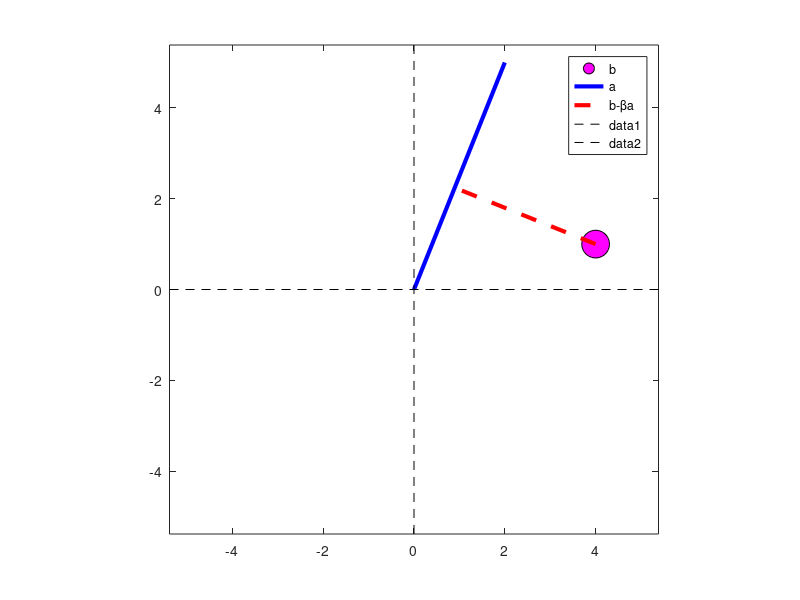
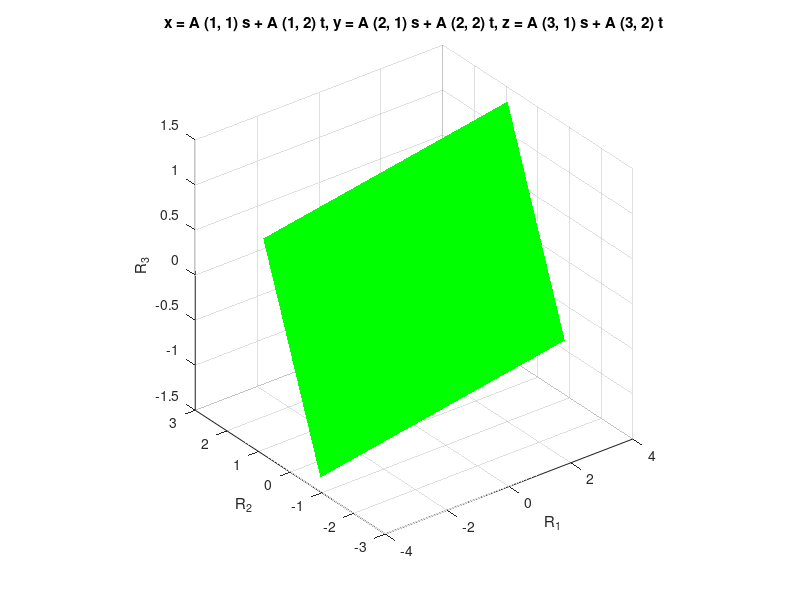

MATLAB code for these plots, in order: (Note: this script raises an error after producing the figures.)
%%
%     COURSE: Linear algebra: theory and implementation
%    SECTION: Projections and orthogonalization
%      VIDEO: Projections in R^2
% Instructor: sincxpress.com
% Course url: https://www.udemy.com/course/linear-algebra-theory-and-implementation/?couponCode=202110
% 
%%

% point b
b = [ 4 1 ]';

% line a
a = [ 2 5 ]';

% beta
beta = (a'*b) / (a'*a);

% draw!
figure(1), clf
plot(b(1),b(2),'ko','markerfacecolor','m','markersize',20)
hold on
plot([0 a(1)],[0 a(2)],'b','linew',3)

% now plot projection line
plot([b(1) beta*a(1)],[b(2) beta*a(2)],'r--','linew',3)

legend({'b';'a';'b-\betaa'})
axis([-1 1 -1 1]*max([norm(a) norm(b)]))
plot(get(gca,'xlim'),[0 0],'k--')
plot([0 0],get(gca,'xlim'),'k--')
axis square


%%
%     COURSE: Linear algebra: theory and implementation
%    SECTION: Projections and orthogonalization
%      VIDEO: Projections in R^N
% Instructor: sincxpress.com
% 
%%


% goal here is to solve Ax=b for x

% sizes
m = 16;
n = 10;

% vector b
b = randn(m,1);

% matrix A
A = randn(m,n);

% solution using explicit inverse
x1 = inv(A'*A) * (A'*b);

% preferred solution
x2 = (A'*A) \ (A'*b);

% also possible (version dependent)
x3 = A\b;

%% geometric perspective in R^3

m = 3;
n = 2;

% vector b
b = randn(m,1);

% matrix A
A = randn(m,n);

% solution
x = (A'*A) \ (A'*b);
Ax = A*x;

% draw the plane spanned by A
figure(2), clf
h = ezmesh( @(s,t)A(1,1)*s+A(1,2)*t , @(s,t)A(2,1)*s+A(2,2)*t , @(s,t)A(3,1)*s+A(3,2)*t , [-1 1 -1 1]*norm(x)*2);
set(h,'facecolor','g','cdata',ones(50),'EdgeColor','none')
xlabel('R_1'), ylabel('R_2'), zlabel('R_3')
axis square
grid on, rotate3d on, hold on

h(1) = fplot3( @(t)t*b(1), @(t)t*b(2), @(t)t*b(3) , [-1 1]);
h(2) = fplot3( @(t)t*Ax(1), @(t)t*Ax(2), @(t)t*Ax(3) , [-1 1]);
plot3(Ax(1),Ax(2),Ax(3),'ro','markerfacecolor','r','markersize',12)

set(h,'LineWidth',3)
title('')
legend({'C(A)';'b';'Ax'})

%%
%     COURSE: Linear algebra: theory and implementation
%    SECTION: Projections and orthogonalization
%      VIDEO: QR decomposition
% Instructor: sincxpress.com
% 
%%

%% example from the slides

A = [ 1 0;
      1 0;
      0 1];
  
% "full" QR decomposition
[Q,R] = qr(A);

% "economy" QR decompmosition
[Q,R] = qr(A,0);


%% another example

% the to-be-decomposed matrix
M = [ 1  1 -2 ; 
      3 -1  1 ];

% QR decomposition
[Q,R] = qr(M);

% notice:
R
Q'*M

% plot
figure(4), clf
colorz = 'krg';

for i=1:size(M,2)
    
    % plot original vector M
    plot([0 M(1,i)],[0 M(2,i)],colorz(i),'linew',3), hold on
    
    % plot orthogonalized vector Q
    if i<=size(Q,2)
        plot([0 Q(1,i)],[0 Q(2,i)],[colorz(i) '--'],'linew',2)
    end
    
    % plot residual vector R
    plot([0 R(1,i)],[0 R(2,i)],[colorz(i) ':'],'linew',2)
end
legend({'M_1';'Q_1';'R_1'})


axis([-1 1 -1 1]*norm(M))
axis square
grid on

%% done

% Interested in more courses? See sincxpress.com 
% Use code MXC-DISC4ALL for the lowest price for all courses.
